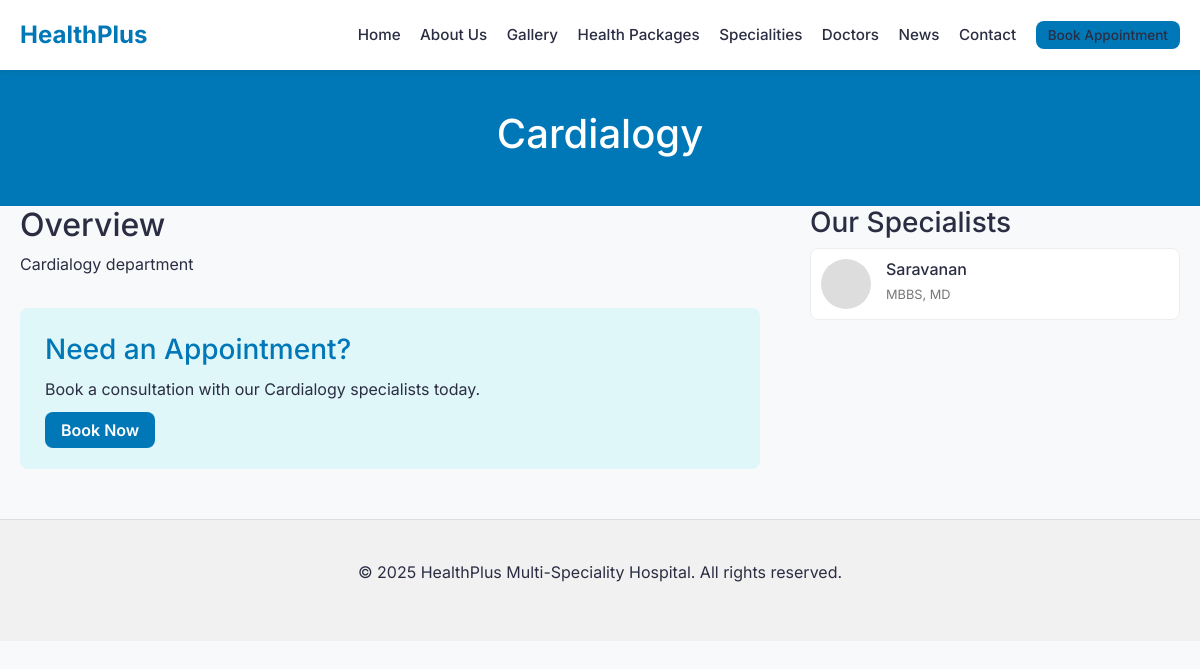
Page /doctors/specialities/cardialogy/ on the committed database.
### apps/doctors/models.py (models this page shows, shortened)
class Department(models.Model):
    name = models.CharField(max_length=100)
    slug = models.SlugField(unique=True, blank=True)
    description = models.TextField()
    icon = models.ImageField(upload_to='departments/', blank=True, null=True)

class Doctor(models.Model):
    user = models.OneToOneField(User, on_delete=models.CASCADE, related_name='doctor_profile', null=True, blank=True)
    department = models.ForeignKey(Department, on_delete=models.CASCADE, related_name='doctors')
    name = models.CharField(max_length=100)
    slug = models.SlugField(unique=True, blank=True)
    photo = models.ImageField(upload_to='doctors/', blank=True, null=True)
    qualifications = models.CharField(max_length=200)
    specialization = models.CharField(max_length=200, help_text="Specific area of focus, e.g., 'Interventional Cardiology'")
    bio = models.TextField()
    experience_years = models.PositiveIntegerField(default=0)
    is_featured = models.BooleanField(default=False)

### apps/doctors/views.py (the view)
# urls.py: path('specialities/<slug:slug>/', views.department_detail, name='department_detail'),
def department_detail(request, slug):
    department = get_object_or_404(Department, slug=slug)
    doctors = department.doctors.all()
    return render(request, 'doctors/department_detail.html', {
        'department': department,
        'doctors': doctors
    })

### templates/doctors/department_detail.html (shortened to what this page needs)
{% extends 'base.html' %}
{% load static %}
{% block content %}
<section class="page-header">
    <div class="container">
        <h1>{{ department.name }}</h1>
    </div>
</section>
<section class="container section-padding">
    <div class="split-layout">
        <div class="dept-details">
            <h2>Overview</h2>
            <p>{{ department.description }}</p>
            <div class="cta-box">
                <h3>Need an Appointment?</h3>
                <p>Book a consultation with our {{ department.name }} specialists today.</p>
                <a href="#" class="btn-primary">Book Now</a>
            </div>
        </div>
        <div class="dept-doctors">
            <h3>Our Specialists</h3>
            {% if doctors %}
            <ul class="doc-list-simple">
                {% for doc in doctors %}
                <li>
                    <a href="{% url 'doctor_detail' doc.slug %}">
                        <div class="mini-doc-img">
                        </div>
                        <div class="mini-doc-info">
                            <h4>{{ doc.name }}</h4>
                            <span>{{ doc.qualifications }}</span>
                        </div>
                    </a>
                </li>
                {% endfor %}
            </ul>
            {% else %}
            <p>No doctors listed currently.</p>
            {% endif %}
        </div>
    </div>
</section>
{% endblock %}

### static/css/style.css (style rules this page uses)
:root { --primary-color: #0077b6; --secondary-color: #00b4d8; --accent-color: #90e0ef; --text-color: #2b2d42; --light-bg: #f8f9fa; --white: #ffffff; --shadow-sm: 0 2px 4px rgba(0, 0, 0, 0.05); --shadow-md: 0 4px 6px rgba(0, 0, 0, 0.1); --radius: 8px; --font-main: 'Inter', sans-serif; }
* { box-sizing: border-box; margin: 0; padding: 0; }
body { font-family: var(--font-main); background-color: var(--light-bg); color: var(--text-color); line-height: 1.6; margin: 0; min-height: 100vh; }
html { height: 100vh; }
.container { max-width: 1200px; margin: 0 auto; padding: 0 20px; }
.btn-primary { background-color: var(--primary-color); color: var(--white); padding: 8px 16px; border-radius: var(--radius); text-decoration: none; font-weight: 600; transition: background-color 0.3s; }

### templates/doctors/department_detail.html (style rules this page uses)
.page-header { background: var(--primary-color); color: white; padding: 40px 0; text-align: center; }
.split-layout { display: grid; grid-template-columns: 2fr 1fr; gap: 50px; }
.cta-box { background: #e0f7fa; padding: 25px; border-radius: var(--radius); margin-top: 30px; }
.cta-box h3 { color: var(--primary-color); margin-bottom: 10px; }
.doc-list-simple { list-style: none; }
.doc-list-simple li { margin-bottom: 15px; background: white; border: 1px solid #eee; border-radius: 8px; transition: transform 0.2s; }
.doc-list-simple a { display: flex; align-items: center; padding: 10px; text-decoration: none; color: inherit; }
.mini-doc-img { width: 50px; height: 50px; border-radius: 50%; overflow: hidden; background: #ddd; margin-right: 15px; }
.mini-doc-info h4 { font-size: 1rem; margin-bottom: 2px; }
.mini-doc-info span { font-size: 0.8rem; color: #777; }

### rows in the picture
Department: name "Cardialogy", description "Cardialogy department"
Doctor: name "Saravanan", qualifications "MBBS, MD"
